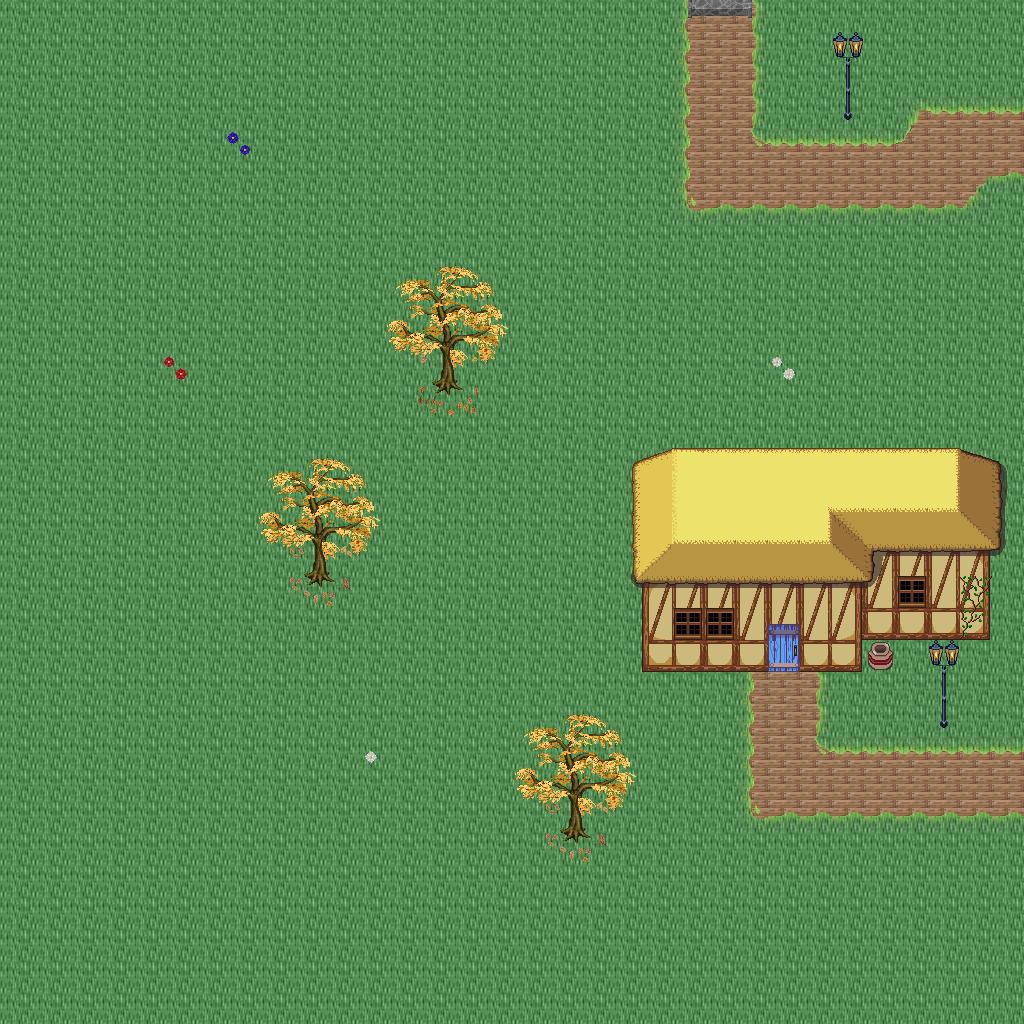

The image is a tile-based game level rendered from a .tmx file. Its description and source (layers, tilesets, objects; grid data summarised) follow:
An orthogonal 32x32 tile map with 32x32 px tiles, 5 tile layers (Ground, Objects, Objects2, Above, ...), 1 hidden layer not drawn, 34 tilesets.

<map version="1.10" tiledversion="1.11.0" orientation="orthogonal" renderorder="right-down" width="32" height="32" tilewidth="32" tileheight="32" infinite="0" nextlayerid="11" nextobjectid="1">
 <tileset firstgid="1" name="logic_collision" tilewidth="32" tileheight="32" tilecount="1" columns="1">
  <image source="../drawable/logic_collision.png" width="32" height="32" />
 </tileset>
 <tileset firstgid="2" name="ground_ridge_earth_pale" tilewidth="32" tileheight="32" tilecount="96" columns="12">
  <image source="../drawable/ground_ridge_earth_pale.png" width="384" height="256" />
 </tileset>
 <tileset firstgid="98" name="ground_ridge_earth_dark" tilewidth="32" tileheight="32" tilecount="96" columns="12">
  <image source="../drawable/ground_ridge_earth_dark.png" width="384" height="256" />
 </tileset>
 <tileset firstgid="194" name="ground_ground" tilewidth="32" tileheight="32" tilecount="33" columns="3">
  <image source="../drawable/ground_ground.png" width="96" height="352" />
 </tileset>
 <tileset firstgid="227" name="building_castle" tilewidth="32" tileheight="32" tilecount="320" columns="20">
  <image source="../drawable/building_castle.png" width="640" height="512" />
 </tileset>
 <tileset firstgid="547" name="ground_grass_corners" tilewidth="32" tileheight="32" tilecount="24" columns="6">
  <image source="../drawable/ground_grass_corners.png" width="192" height="128" />
 </tileset>
 <tileset firstgid="571" name="ground_grass_edges" tilewidth="32" tileheight="32" tilecount="36" columns="12">
  <image source="../drawable/ground_grass_edges.png" width="384" height="96" />
 </tileset>
 <tileset firstgid="607" name="item_pot_barrels_1" tilewidth="32" tileheight="32" tilecount="8" columns="4">
  <image source="../drawable/item_pot_barrels_1.png" width="128" height="64" />
 </tileset>
 <tileset firstgid="615" name="item_weapon_cannon" tilewidth="32" tileheight="32" tilecount="12" columns="3">
  <image source="../drawable/item_weapon_cannon.png" width="96" height="128" />
 </tileset>
 <tileset firstgid="627" name="building_door_door" tilewidth="32" tileheight="32" tilecount="6" columns="3">
  <image source="../drawable/building_door_door.png" width="96" height="64" />
 </tileset>
 <tileset firstgid="633" name="building_door_closed" tilewidth="32" tileheight="32" tilecount="1" columns="1">
  <image source="../drawable/building_door_closed.png" width="32" height="32" />
 </tileset>
 <tileset firstgid="634" name="building_window_window_centered" tilewidth="32" tileheight="32" tilecount="1" columns="1">
  <image source="../drawable/building_window_window_centered.png" width="32" height="32" />
 </tileset>
 <tileset firstgid="635" name="building_decoration_chimney_big" tilewidth="32" tileheight="32" tilecount="2" columns="1">
  <image source="../drawable/building_decoration_chimney_big.png" width="32" height="64" />
 </tileset>
 <tileset firstgid="637" name="building_tan_building" tilewidth="32" tileheight="32" tilecount="24" columns="4">
  <image source="../drawable/building_tan_building.png" width="128" height="192" />
 </tileset>
 <tileset firstgid="661" name="building_museum" tilewidth="32" tileheight="32" tilecount="56" columns="7">
  <image source="../drawable/building_museum.png" width="224" height="256" />
 </tileset>
 <tileset firstgid="717" name="building_decoration_chimney" tilewidth="32" tileheight="32" tilecount="2" columns="1">
  <image source="../drawable/building_decoration_chimney.png" width="32" height="64" />
 </tileset>
 <tileset firstgid="719" name="plant_tree_fall_trees" tilewidth="32" tileheight="32" tilecount="40" columns="8">
  <image source="../drawable/plant_tree_fall_trees.png" width="256" height="160" />
 </tileset>
 <tileset firstgid="759" name="plant_leaves" tilewidth="32" tileheight="32" tilecount="8" columns="4">
  <image source="../drawable/plant_leaves.png" width="128" height="64" />
 </tileset>
 <tileset firstgid="767" name="plant_vine" tilewidth="32" tileheight="32" tilecount="3" columns="1">
  <image source="../drawable/plant_vine.png" width="32" height="96" />
 </tileset>
 <tileset firstgid="770" name="item_pot_pot_burgundy" tilewidth="32" tileheight="32" tilecount="1" columns="1">
  <image source="../drawable/item_pot_pot_burgundy.png" width="32" height="32" />
 </tileset>
 <tileset firstgid="771" name="building_stairs_stairs_grey" tilewidth="32" tileheight="32" tilecount="6" columns="3">
  <image source="../drawable/building_stairs_stairs_grey.png" width="96" height="64" />
 </tileset>
 <tileset firstgid="777" name="furniture_light_lamp_blue" tilewidth="32" tileheight="32" tilecount="3" columns="1">
  <image source="../drawable/furniture_light_lamp_blue.png" width="32" height="96" />
 </tileset>
 <tileset firstgid="780" name="light_dim_light_7x5" tilewidth="32" tileheight="32" tilecount="35" columns="7">
  <image source="../drawable/light_dim_light_7x5.png" width="224" height="160" />
 </tileset>
 <tileset firstgid="815" name="plant_flower_daisy_blue" tilewidth="32" tileheight="32" tilecount="8" columns="2">
  <image source="../drawable/plant_flower_daisy_blue.png" width="64" height="128" />
 </tileset>
 <tileset firstgid="823" name="plant_flower_daisy_red" tilewidth="32" tileheight="32" tilecount="8" columns="2">
  <image source="../drawable/plant_flower_daisy_red.png" width="64" height="128" />
 </tileset>
 <tileset firstgid="831" name="plant_flower_daisy_white" tilewidth="32" tileheight="32" tilecount="8" columns="2">
  <image source="../drawable/plant_flower_daisy_white.png" width="64" height="128" />
 </tileset>
 <tileset firstgid="839" name="plant_flower_daisy_yellow" tilewidth="32" tileheight="32" tilecount="8" columns="2">
  <image source="../drawable/plant_flower_daisy_yellow.png" width="64" height="128" />
 </tileset>
 <tileset firstgid="847" name="ground_ground_3" tilewidth="32" tileheight="32" tilecount="5" columns="5">
  <image source="../drawable/ground_ground_3.png" width="160" height="32" />
 </tileset>
 <tileset firstgid="852" name="building_cottage" tilewidth="32" tileheight="32" tilecount="256" columns="16">
  <image source="../drawable/building_cottage.png" width="512" height="512" />
 </tileset>
 <tileset firstgid="1108" name="building_roof_thatched_roof" tilewidth="32" tileheight="32" tilecount="256" columns="16">
  <image source="../drawable/building_roof_thatched_roof.png" width="512" height="512" />
 </tileset>
 <tileset firstgid="1364" name="building_door_doors" tilewidth="32" tileheight="32" tilecount="256" columns="16">
  <image source="../drawable/building_door_doors.png" width="512" height="512" />
 </tileset>
 <tileset firstgid="1620" name="building_window_windows" tilewidth="32" tileheight="32" tilecount="256" columns="16">
  <image source="../drawable/building_window_windows.png" width="512" height="512" />
 </tileset>
 <tileset firstgid="1876" name="logic_portal" tilewidth="32" tileheight="32" tilecount="24" columns="8">
  <image source="../drawable/logic_portal.png" width="256" height="96" />
 </tileset>
 <tileset firstgid="1900" name="building_decoration_banner" tilewidth="32" tileheight="32" tilecount="12" columns="1">
  <image source="../drawable/building_decoration_banner.png" width="32" height="384" />
 </tileset>
 <layer id="1" name="Ground" width="32" height="32">
  <data>[1024 cells, 1024 non-empty, 5 distinct tile ids]</data>
 </layer>
 <layer id="2" name="Objects" width="32" height="32">
  <data>[1024 cells, 111 non-empty, 30 distinct tile ids]</data>
 </layer>
 <layer id="3" name="Objects2" width="32" height="32">
  <data>[1024 cells, 22 non-empty, 16 distinct tile ids]</data>
 </layer>
 <layer id="4" name="Above" width="32" height="32">
  <data>[1024 cells, 113 non-empty, 47 distinct tile ids]</data>
 </layer>
 <layer id="5" name="Above2" width="32" height="32">
  <data>[1024 cells, 0 non-empty, 0 distinct tile ids]</data>
 </layer>
 <layer id="6" name="Walkable" width="32" height="32" visible="0">
  <data>[1024 cells, 59 non-empty, 1 distinct tile ids]</data>
 </layer>
 <objectgroup id="7" name="Mapevents" />
 <objectgroup id="8" name="Spawn" />
 <objectgroup id="9" name="Keys" />
 <objectgroup id="10" name="Replace" />
</map>
